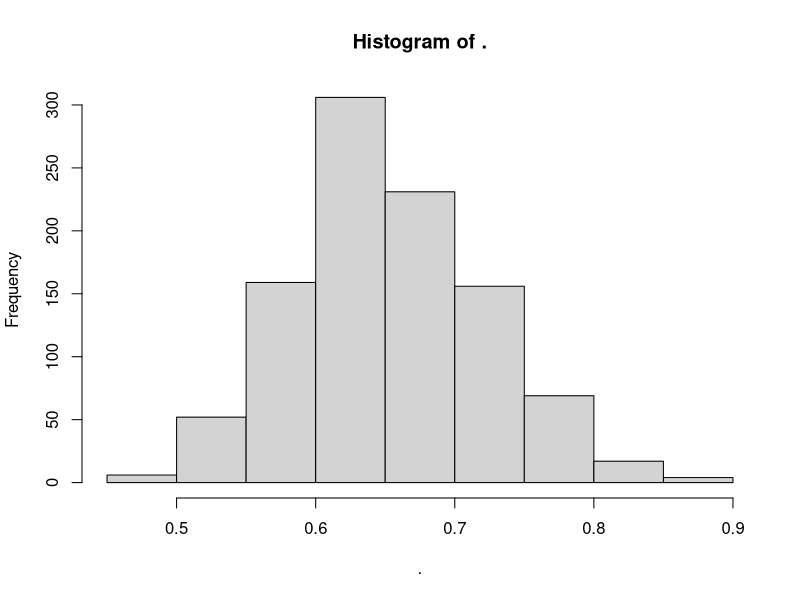

The R source for this figure:
# Analyze tablesandgraphs simulation results:

library(dplyr)

a <- read.csv("tablesandgraphs/table1and2job/tblresults.csv")

a$lnRRmu_mean %>% exp() %>%  hist()

mean(exp(a$lnRRmu_mean))

a$mup_mean %>% mean()
a$lnRRsd_covr %>% mean()

